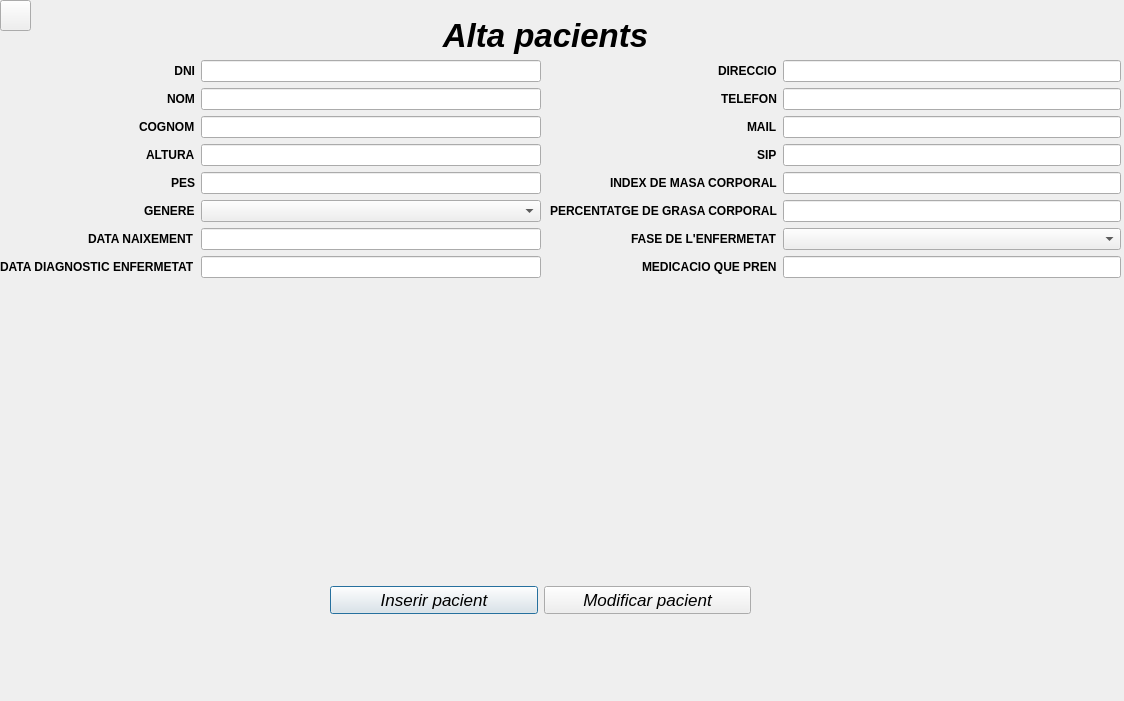
<?xml version="1.0" encoding="UTF-8"?>
<ui version="4.0">
 <class>Dialog</class>
 <widget class="QDialog" name="Dialog">
  <property name="geometry">
   <rect>
    <x>0</x>
    <y>0</y>
    <width>1124</width>
    <height>701</height>
   </rect>
  </property>
  <property name="font">
   <font>
    <weight>75</weight>
    <italic>false</italic>
    <bold>true</bold>
   </font>
  </property>
  <property name="windowTitle">
   <string>Dialog</string>
  </property>
  <property name="styleSheet">
   <string notr="true"/>
  </property>
  <widget class="QLabel" name="label">
   <property name="geometry">
    <rect>
     <x>410</x>
     <y>10</y>
     <width>271</width>
     <height>51</height>
    </rect>
   </property>
   <property name="font">
    <font>
     <family>Arial</family>
     <pointsize>25</pointsize>
     <weight>75</weight>
     <italic>true</italic>
     <bold>true</bold>
    </font>
   </property>
   <property name="text">
    <string>Alta pacients</string>
   </property>
   <property name="alignment">
    <set>Qt::AlignCenter</set>
   </property>
  </widget>
  <widget class="QWidget" name="horizontalLayoutWidget_6">
   <property name="geometry">
    <rect>
     <x>330</x>
     <y>550</y>
     <width>421</width>
     <height>101</height>
    </rect>
   </property>
   <layout class="QHBoxLayout" name="hlButtons">
    <item>
     <widget class="QPushButton" name="pbInserir">
      <property name="font">
       <font>
        <family>Arial</family>
        <pointsize>13</pointsize>
        <weight>50</weight>
        <italic>true</italic>
        <bold>false</bold>
       </font>
      </property>
      <property name="styleSheet">
       <string notr="true">font: italic 13pt &quot;Arial&quot;;</string>
      </property>
      <property name="text">
       <string>Inserir pacient</string>
      </property>
     </widget>
    </item>
    <item>
     <widget class="QPushButton" name="pbModificar">
      <property name="font">
       <font>
        <family>Arial</family>
        <pointsize>13</pointsize>
        <weight>50</weight>
        <italic>true</italic>
        <bold>false</bold>
       </font>
      </property>
      <property name="styleSheet">
       <string notr="true">font: italic 13pt &quot;Arial&quot;;</string>
      </property>
      <property name="text">
       <string>Modificar pacient</string>
      </property>
     </widget>
    </item>
   </layout>
  </widget>
  <widget class="QWidget" name="formLayoutWidget">
   <property name="geometry">
    <rect>
     <x>0</x>
     <y>60</y>
     <width>541</width>
     <height>321</height>
    </rect>
   </property>
   <layout class="QFormLayout" name="formLayout">
    <property name="labelAlignment">
     <set>Qt::AlignRight|Qt::AlignTrailing|Qt::AlignVCenter</set>
    </property>
    <item row="0" column="0">
     <widget class="QLabel" name="label_2">
      <property name="text">
       <string>DNI</string>
      </property>
      <property name="alignment">
       <set>Qt::AlignRight|Qt::AlignTrailing|Qt::AlignVCenter</set>
      </property>
     </widget>
    </item>
    <item row="1" column="0">
     <widget class="QLabel" name="label_3">
      <property name="text">
       <string>NOM</string>
      </property>
     </widget>
    </item>
    <item row="2" column="0">
     <widget class="QLabel" name="label_4">
      <property name="text">
       <string>COGNOM</string>
      </property>
     </widget>
    </item>
    <item row="3" column="0">
     <widget class="QLabel" name="label_5">
      <property name="text">
       <string>ALTURA</string>
      </property>
     </widget>
    </item>
    <item row="4" column="0">
     <widget class="QLabel" name="label_6">
      <property name="text">
       <string>PES</string>
      </property>
     </widget>
    </item>
    <item row="0" column="1">
     <widget class="QLineEdit" name="textDni">
      <property name="maxLength">
       <number>9</number>
      </property>
     </widget>
    </item>
    <item row="1" column="1">
     <widget class="QLineEdit" name="textName"/>
    </item>
    <item row="2" column="1">
     <widget class="QLineEdit" name="textSurname"/>
    </item>
    <item row="3" column="1">
     <widget class="QLineEdit" name="textHeight"/>
    </item>
    <item row="4" column="1">
     <widget class="QLineEdit" name="textWeight"/>
    </item>
    <item row="5" column="0">
     <widget class="QLabel" name="label_17">
      <property name="text">
       <string>GENERE</string>
      </property>
     </widget>
    </item>
    <item row="6" column="0">
     <widget class="QLabel" name="label_12">
      <property name="text">
       <string>DATA NAIXEMENT</string>
      </property>
     </widget>
    </item>
    <item row="6" column="1">
     <widget class="QLineEdit" name="textBirthDate"/>
    </item>
    <item row="7" column="0">
     <widget class="QLabel" name="label_11">
      <property name="text">
       <string>DATA DIAGNOSTIC ENFERMETAT</string>
      </property>
     </widget>
    </item>
    <item row="7" column="1">
     <widget class="QLineEdit" name="textDEDate"/>
    </item>
    <item row="5" column="1">
     <widget class="QComboBox" name="cbGender"/>
    </item>
   </layout>
  </widget>
  <widget class="QPushButton" name="return_btn">
   <property name="geometry">
    <rect>
     <x>0</x>
     <y>0</y>
     <width>31</width>
     <height>31</height>
    </rect>
   </property>
   <property name="text">
    <string/>
   </property>
  </widget>
  <widget class="QWidget" name="formLayoutWidget_2">
   <property name="geometry">
    <rect>
     <x>550</x>
     <y>60</y>
     <width>571</width>
     <height>321</height>
    </rect>
   </property>
   <layout class="QFormLayout" name="formLayout_2">
    <property name="labelAlignment">
     <set>Qt::AlignRight|Qt::AlignTrailing|Qt::AlignVCenter</set>
    </property>
    <item row="0" column="0">
     <widget class="QLabel" name="label_7">
      <property name="text">
       <string>DIRECCIO</string>
      </property>
     </widget>
    </item>
    <item row="0" column="1">
     <widget class="QLineEdit" name="textAddress"/>
    </item>
    <item row="1" column="0">
     <widget class="QLabel" name="label_8">
      <property name="text">
       <string>TELEFON</string>
      </property>
     </widget>
    </item>
    <item row="1" column="1">
     <widget class="QLineEdit" name="textPhone"/>
    </item>
    <item row="2" column="0">
     <widget class="QLabel" name="label_9">
      <property name="text">
       <string>MAIL</string>
      </property>
     </widget>
    </item>
    <item row="2" column="1">
     <widget class="QLineEdit" name="textMail"/>
    </item>
    <item row="3" column="0">
     <widget class="QLabel" name="label_10">
      <property name="text">
       <string>SIP</string>
      </property>
     </widget>
    </item>
    <item row="3" column="1">
     <widget class="QLineEdit" name="textSIP">
      <property name="maxLength">
       <number>8</number>
      </property>
     </widget>
    </item>
    <item row="4" column="0">
     <widget class="QLabel" name="label_14">
      <property name="text">
       <string>INDEX DE MASA CORPORAL</string>
      </property>
     </widget>
    </item>
    <item row="4" column="1">
     <widget class="QLineEdit" name="textIMC"/>
    </item>
    <item row="5" column="0">
     <widget class="QLabel" name="label_15">
      <property name="text">
       <string>PERCENTATGE DE GRASA CORPORAL</string>
      </property>
     </widget>
    </item>
    <item row="7" column="0">
     <widget class="QLabel" name="label_16">
      <property name="text">
       <string>MEDICACIO QUE PREN</string>
      </property>
     </widget>
    </item>
    <item row="5" column="1">
     <widget class="QLineEdit" name="textPGC"/>
    </item>
    <item row="7" column="1">
     <widget class="QLineEdit" name="textMP"/>
    </item>
    <item row="6" column="0">
     <widget class="QLabel" name="label_13">
      <property name="text">
       <string>FASE DE L'ENFERMETAT</string>
      </property>
     </widget>
    </item>
    <item row="6" column="1">
     <widget class="QComboBox" name="cbPhaseDisease"/>
    </item>
   </layout>
  </widget>
 </widget>
 <resources/>
 <connections/>
</ui>
